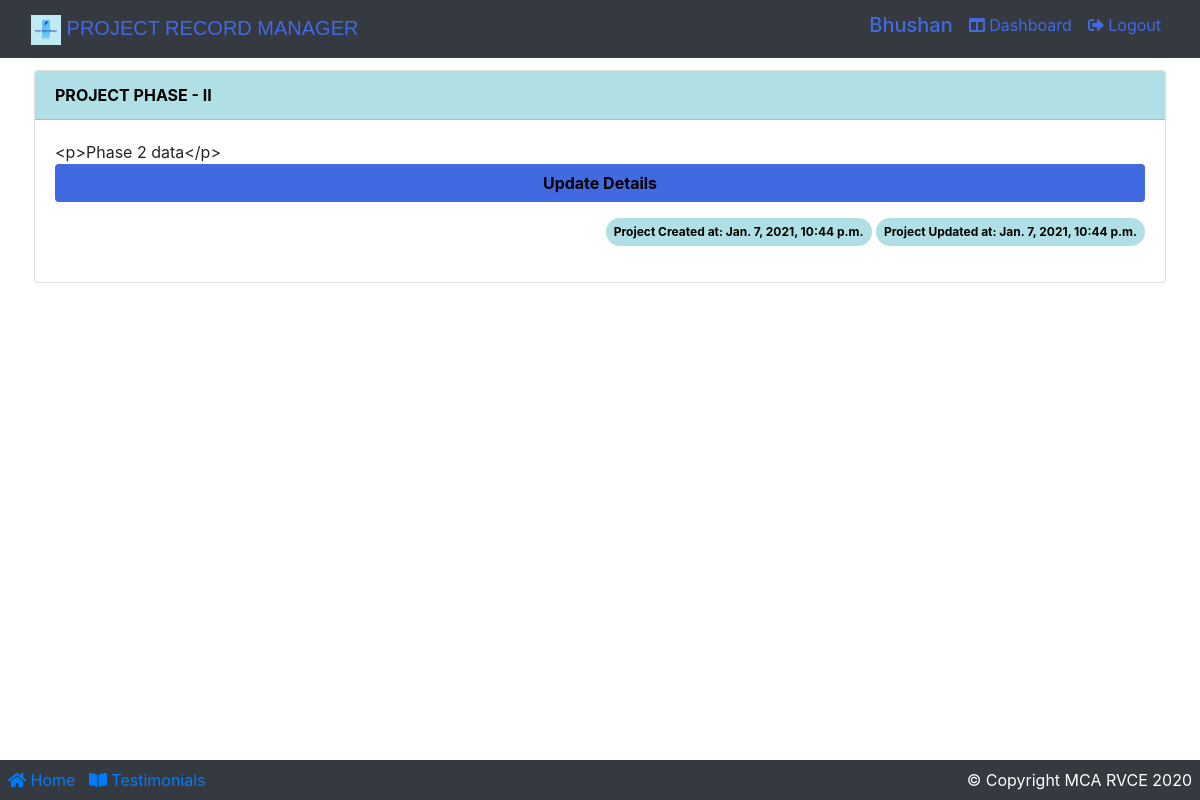
The page /projectphase2/ (signed in) on the database as committed earlier.
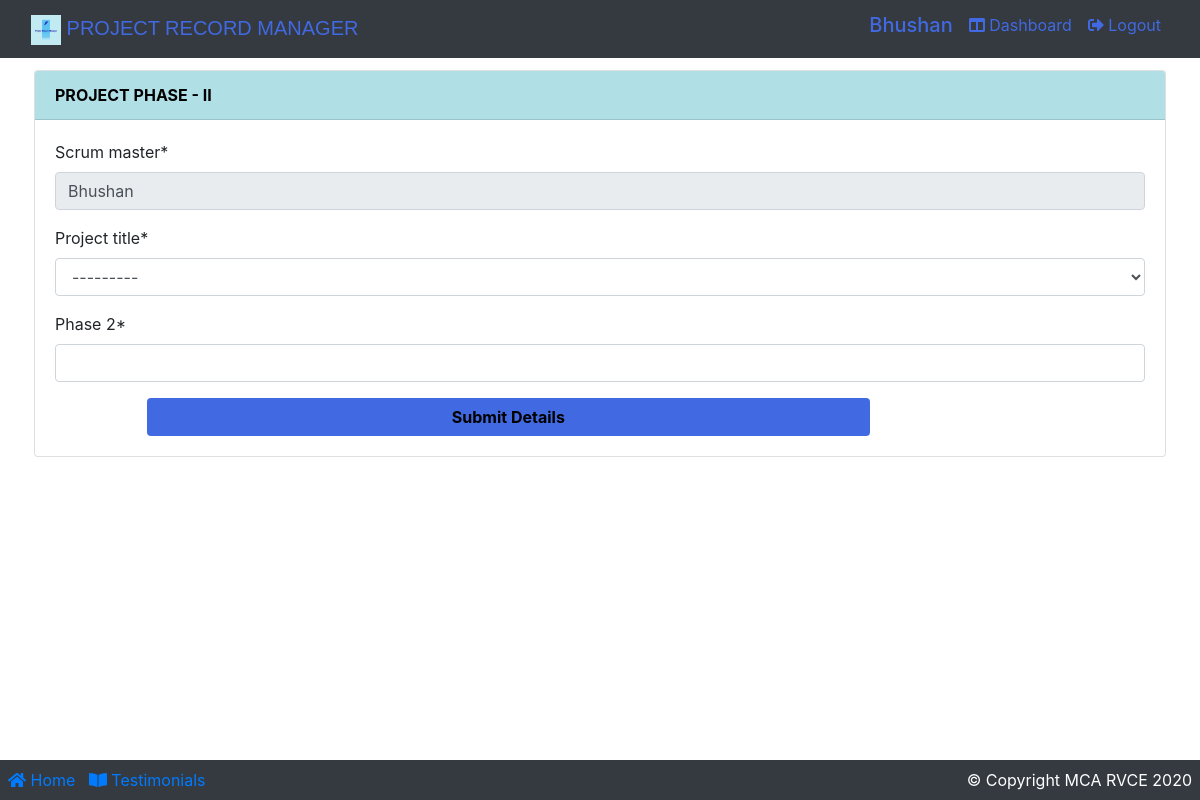
The same page on the database as committed later.
### app/models.py (models this page shows, shortened)
class ProjectPhase2(models.Model):
    scrum_master = models.CharField(max_length=100, default="scrum master")
    project_title = models.ForeignKey(
        Team, on_delete=models.CASCADE, null=True)
    phase2 = HTMLField()
    created_at = models.DateTimeField(auto_now_add=True)
    updated_at = models.DateTimeField(auto_now=True)
    def __str__(self):
        return str(self.project_title) + "phase2"

class CustomUser(AbstractBaseUser, PermissionsMixin):
    username = None
    first_name = None
    last_name = None
    admin = models.BooleanField(default=False)
    active = models.BooleanField(default=True)
    staff = models.BooleanField(default=False)
    isstudent = models.BooleanField(default=False)
    isfaculty = models.BooleanField(default=False)
    student_available = models.BooleanField(default=False)
    faculty_available = models.BooleanField(default=False)
    email = models.EmailField(_('email address'), unique=True)
    USERNAME_FIELD = 'email'
    REQUIRED_FIELDS = []
    name = models.CharField(max_length=100)
    created_at = models.DateTimeField(auto_now_add=True)
    updated_at = models.DateTimeField(auto_now=True)
    objects = UserManager()
    @property
    def is_active(self):
        return self.active
    @property
    def is_student(self):
        return self.isstudent
    @property
    def is_faculty(self):
        return self.isfaculty

### app/views.py (the view)
# urls.py: path('projectphase2/', views.projectPhase2Creation, name="projectphase2"),
def projectPhase2Creation(request):
    needToUpdate = False
    needToUpdateidt = False
    queryset2 = Team.objects.filter(owner=(request.user.name + " " + request.user.email))
    queryset3 = Team.objects.filter(partner=request.user.id)
    idTitle = ""
    if queryset2:
        for data in queryset3 or queryset2:
            idTitle = int(data.id)
    if queryset3:
        for data in queryset3 or queryset2:
            idTitle = int(data.id)
    queryset = ProjectPhase2.objects.filter(scrum_master=request.user.name)
    idt = ProjectPhase2.objects.filter(project_title=idTitle)
    print("==> idt ", idt)
    count = 0
    c1 = 0
    if queryset:
        for data in queryset:
            proj_title = data.project_title
            print("title from Project Syp when come from user.id", data.project_title)
            if data:
                count = count + 1
            if count == 1:
                needToUpdate = True
    if idt:
        for data in idt:
            proj_title = data.project_title
            print("title from Project when title comes from team", data.project_title)
            if data:
                c1 = c1 + 1
            if c1 == 1:
                needToUpdateidt = True
    print(count, c1)
    print(needToUpdate, needToUpdateidt)
    if request.method == 'POST':
        form2 = ProjectPhase2Form(request.POST, request.FILES)
        if form2.is_valid():
            form2.save()
            project_title = form2.cleaned_data.get('project_title')
            messages.success(request, f'Phase-II created for {project_title}.')
            return redirect('projectphase2')
    else:
        form2 = ProjectPhase2Form()
    return render(request, 'project/project_phase2.html',
                  {'form2': form2, 'needToUpdate': needToUpdate, 'queryset': queryset,
                   'idt': idt,
                   "needToUpdateidt": needToUpdateidt})

### app/forms.py
class ProjectPhase2Form(forms.ModelForm):
    phase2 = forms.CharField(
        label="Phase 2", widget=TinyMCE(attrs={'cols': 50, 'rows': 10, "class": "form-control",
                                               "placeholder": "Phase 2 details"}))
    class Meta:
        model = ProjectPhase2
        fields = ['id', 'scrum_master', 'project_title', 'phase2']

### app/models.py (called while the page is built)
    def __str__(self):
        return self.name + ' ' + self.email

    def __str__(self):
        return self.name + ' ' + self.email

    def __str__(self):
        return str(self.title) + ", Student1:  " + str(self.owner) + ", student2:  " + str(
            self.partner) + ", Guide:  " + str(self.guide)

### templates/project/project_phase2.html (shortened to what this page needs)
{% extends 'base.html' %}
{% load static %}
{% load crispy_forms_tags %}
{% block content %}
    <div class="container p-1">
        <div class="card mt-2">
            <div class="card-header font-weight-bold" style="background:powderblue; color:black;">
                PROJECT PHASE - II
            </div>
            <div class="card-body">
                {% if needToUpdate == False %}
                    <form action="{% url 'projectphase2' %}" method="POST" enctype="multipart/form-data">
                        <div class="form-row">
                            <div class="form-group col-md-12 mb-0">
                                <div id="div_id_scrum_master" class="form-group">
                                    <label for="id_scrum_master" class=" requiredField">
                                        Scrum master<span class="asteriskField">*</span>
                                    </label>
                                    <div class="">
                                        <input type="text" name="scrum_master" value="{{ user.name }}" maxlength="100"
                                               class="textinput textInput form-control"
                                               id="id_scrum_master" readonly>
                                    </div>
                                </div>
                            </div>
                        </div>
                        <div class="form-row">
                            <div class="form-group col-md-12 mb-0">
                                {{ form2.project_title|as_crispy_field }}
                            </div>
                        </div>
                        <div class="form-row">
                            <div class="form-group col-md-12 mb-0">
                                {{ form2.phase2|as_crispy_field }}
                            </div>
                        </div>
                        <div class="form-row">
                            <div class="form-group col-md-8 mb-0 offset-1">
                                <button type="submit" class="btn btn-block font-weight-bold"
                                        style="background: royalblue;color: black; ">Submit Details
                                </button>
                            </div>
                        </div>
                    </form>
                {% else %}
                    {% for data in queryset %}
                        {{ data.phase2 }}
                        <a href="{% url 'updatePhase2' data.id %}" class="btn btn-block font-weight-bold"
                           style="background: royalblue;color: black; ">Update Details
                        </a>
                        <div class="container text-right m-2 p-2">
                            <span class="badge badge-info badge-pill p-2 font-weight-bolder" style="background:powderblue; color:black;">Project Created at: {{ data.created_at }}</span>
                            <span class="badge badge-info badge-pill p-2 font-weight-bolder" style="background:powderblue; color:black;">Project Updated at: {{ data.updated_at }}</span>
                        </div>
                    {% endfor %}
                {% endif %}
            </div>
        </div>
    </div>
{% endblock %}

### templates/base.html (shortened to what this page needs)
{% load static %}
<!DOCTYPE html>
<html lang="en">
<head>
    <link rel="stylesheet" href="{% static 'css/bootstrap.css' %}"/>
    <link rel="stylesheet" href="{% static 'css/main.css' %}"/>
    <link href="https://cdn.datatables.net/1.10.20/css/dataTables.bootstrap4.min.css" rel="stylesheet"
/>
    <link rel="stylesheet" href="https://use.fontawesome.com/releases/v5.6.3/css/all.css"/>
</head>
<body>
<nav class="navbar navbar-expand-lg bg-dark navbar-dark">
    <div class="container-fluid">
        <div class="navbar-header">
            <a class="navbar-brand" href="{% url 'index' %}"
               style="text-decoration: none; color:royalblue; font-family: Verdana, Geneva, Tahoma, sans-serif;">
                <img src="{% static 'images/logo/logo2.png' %}" alt="logo" width="30px" class="img img-fluid"/>
                PROJECT RECORD MANAGER</a>
        </div>
        <div class="collapse navbar-collapse justify-content-end" id="navbarSupportedContent">
            <ul class="nav navbar-nav">
                <li class="nav-item mr-3">
                    {% if request.user.is_student %}
                        <h5 style="text-decoration: none; color:royalblue;">{{ user.name }}</h5>
                    {% endif %}
                </li>
                <li class="nav-item">
                    {% if request.user.is_student %}
                        <li class="nav-item">
                            <a class="mr-3" href="{% url 'studentDashboard' %}"
                               style="text-decoration: none; color:royalblue;">
                                <span class="fas fa-columns"></span>&nbsp;Dashboard
                            </a>
                        </li>
                    {% endif %}
                {% if request.user.is_authenticated %}
                    <a class="mr-2" href="{% url 'logout' %}" style="text-decoration: none; color:royalblue;">
                        <span class="fas fa-sign-out-alt"></span>&nbsp;Logout
                    </a>
                    </li>
                {% endif %}
            </ul>
        </div>
    </div>
</nav>
{% block content %}
{% endblock %}
<br>
<footer class="container-fluid bg-dark p-2 fixed-bottom">
    <div class="row">
        <div class="col-md-6">
            <a href="{% url 'index' %}"><span class="fas fa-home"></span>&nbsp;Home</a> &nbsp;
            <a href="#"><span class="fas fa-book-open"></span>&nbsp;Testimonials</a>
        </div>
        <div class="col-md-6 text-right text-white">
            <span>© Copyright MCA RVCE 2020</span>
        </div>
    </div>
</footer>
</body>
</html>

Rows that differ between the two databases and show on the page:
removed ProjectPhase2: phase2 "<p>Phase 2 data</p>", created_at "Jan. 7, 2021, 10:44 p.m.", updated_at "Jan. 7, 2021, 10:44 p.m."
shown differently, row unchanged: CustomUser "Bhushan": scrum_master (not shown) → "Bhushan"
Other text that changed with them:
form field project_title: (not shown) → "---------"
text now shown: "Scrum master * Project title * Phase 2 * Submit Details"
